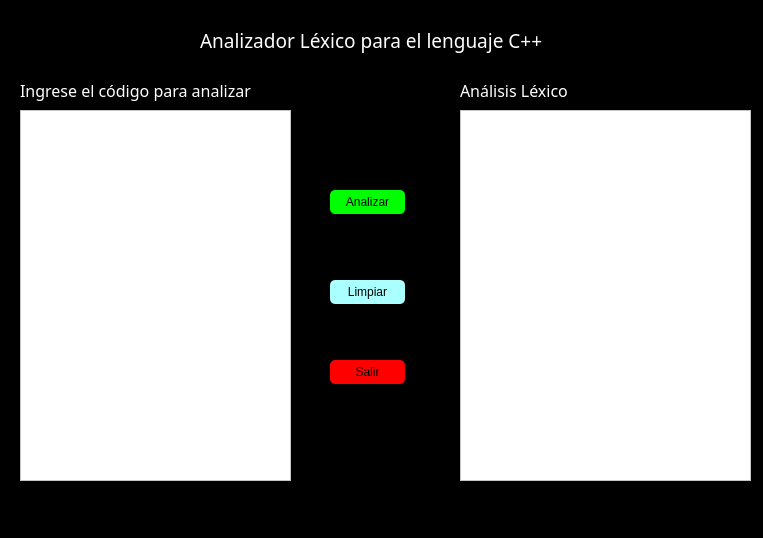
<?xml version="1.0" encoding="UTF-8"?>
<ui version="4.0">
 <class>LexicalAnalyzerClass</class>
 <widget class="QMainWindow" name="LexicalAnalyzerClass">
  <property name="geometry">
   <rect>
    <x>0</x>
    <y>0</y>
    <width>763</width>
    <height>538</height>
   </rect>
  </property>
  <property name="windowTitle">
   <string>LexicalAnalyzer</string>
  </property>
  <property name="styleSheet">
   <string notr="true">background-color: rgb(0, 0, 0);</string>
  </property>
  <widget class="QWidget" name="centralWidget">
   <widget class="QLabel" name="warning">
    <property name="geometry">
     <rect>
      <x>308</x>
      <y>445</y>
      <width>131</width>
      <height>31</height>
     </rect>
    </property>
    <property name="styleSheet">
     <string notr="true">color: rgb(170, 0, 0);</string>
    </property>
    <property name="text">
     <string/>
    </property>
   </widget>
   <widget class="QLabel" name="tittle">
    <property name="geometry">
     <rect>
      <x>200</x>
      <y>20</y>
      <width>381</width>
      <height>41</height>
     </rect>
    </property>
    <property name="font">
     <font>
      <family>Cooper Black</family>
      <pointsize>14</pointsize>
     </font>
    </property>
    <property name="styleSheet">
     <string notr="true">color: rgb(255, 255, 255);</string>
    </property>
    <property name="text">
     <string>Analizador Léxico para el lenguaje C++</string>
    </property>
   </widget>
   <widget class="QLabel" name="inputLabel">
    <property name="geometry">
     <rect>
      <x>20</x>
      <y>80</y>
      <width>251</width>
      <height>21</height>
     </rect>
    </property>
    <property name="font">
     <font>
      <family>Cooper Black</family>
      <pointsize>12</pointsize>
     </font>
    </property>
    <property name="styleSheet">
     <string notr="true">color: rgb(255, 255, 255);</string>
    </property>
    <property name="text">
     <string>Ingrese el código para analizar</string>
    </property>
   </widget>
   <widget class="QPushButton" name="clear">
    <property name="geometry">
     <rect>
      <x>330</x>
      <y>280</y>
      <width>75</width>
      <height>24</height>
     </rect>
    </property>
    <property name="cursor">
     <cursorShape>ArrowCursor</cursorShape>
    </property>
    <property name="autoFillBackground">
     <bool>false</bool>
    </property>
    <property name="styleSheet">
     <string notr="true">background-color: rgb(170, 255, 255);
border-radius: 5px;
border-width: 20px;</string>
    </property>
    <property name="text">
     <string>Limpiar</string>
    </property>
    <property name="flat">
     <bool>false</bool>
    </property>
   </widget>
   <widget class="QTextEdit" name="output">
    <property name="geometry">
     <rect>
      <x>460</x>
      <y>110</y>
      <width>291</width>
      <height>371</height>
     </rect>
    </property>
    <property name="styleSheet">
     <string notr="true">background-color: rgb(255, 255, 255);</string>
    </property>
   </widget>
   <widget class="QTextEdit" name="input">
    <property name="geometry">
     <rect>
      <x>20</x>
      <y>110</y>
      <width>271</width>
      <height>371</height>
     </rect>
    </property>
    <property name="styleSheet">
     <string notr="true">background-color: rgb(255, 255, 255);
</string>
    </property>
   </widget>
   <widget class="QPushButton" name="exit">
    <property name="geometry">
     <rect>
      <x>330</x>
      <y>360</y>
      <width>75</width>
      <height>24</height>
     </rect>
    </property>
    <property name="styleSheet">
     <string notr="true">background-color: rgb(255, 0, 0);
border-radius: 5px;
border-width: 20px;</string>
    </property>
    <property name="text">
     <string>Salir</string>
    </property>
   </widget>
   <widget class="QLabel" name="outputLabel">
    <property name="geometry">
     <rect>
      <x>460</x>
      <y>80</y>
      <width>131</width>
      <height>20</height>
     </rect>
    </property>
    <property name="font">
     <font>
      <family>Cooper Black</family>
      <pointsize>12</pointsize>
     </font>
    </property>
    <property name="styleSheet">
     <string notr="true">color: rgb(255, 255, 255);</string>
    </property>
    <property name="text">
     <string>Análisis Léxico</string>
    </property>
   </widget>
   <widget class="QPushButton" name="analyze">
    <property name="geometry">
     <rect>
      <x>330</x>
      <y>190</y>
      <width>75</width>
      <height>24</height>
     </rect>
    </property>
    <property name="styleSheet">
     <string notr="true">background-color: rgb(0, 255, 0);
border-radius: 5px;
border-width: 20px;</string>
    </property>
    <property name="text">
     <string>Analizar</string>
    </property>
   </widget>
  </widget>
  <widget class="QMenuBar" name="menuBar">
   <property name="geometry">
    <rect>
     <x>0</x>
     <y>0</y>
     <width>763</width>
     <height>22</height>
    </rect>
   </property>
  </widget>
  <widget class="QStatusBar" name="statusBar"/>
 </widget>
 <layoutdefault spacing="6" margin="11"/>
 <resources>
  <include location="LexicalAnalyzer.qrc"/>
 </resources>
 <connections/>
</ui>
